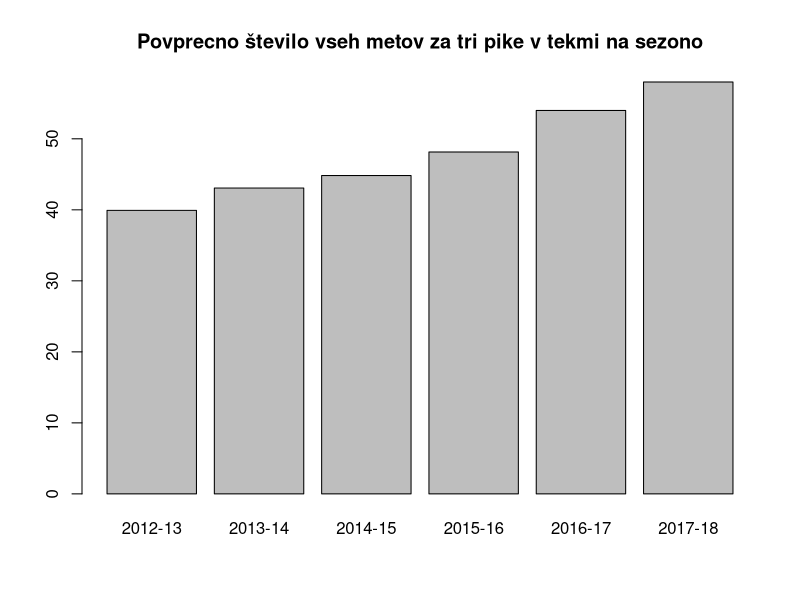
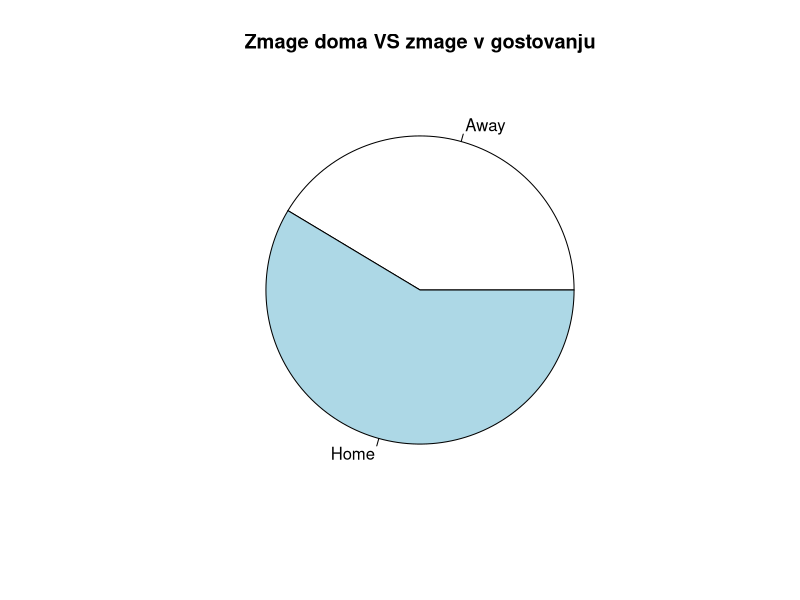
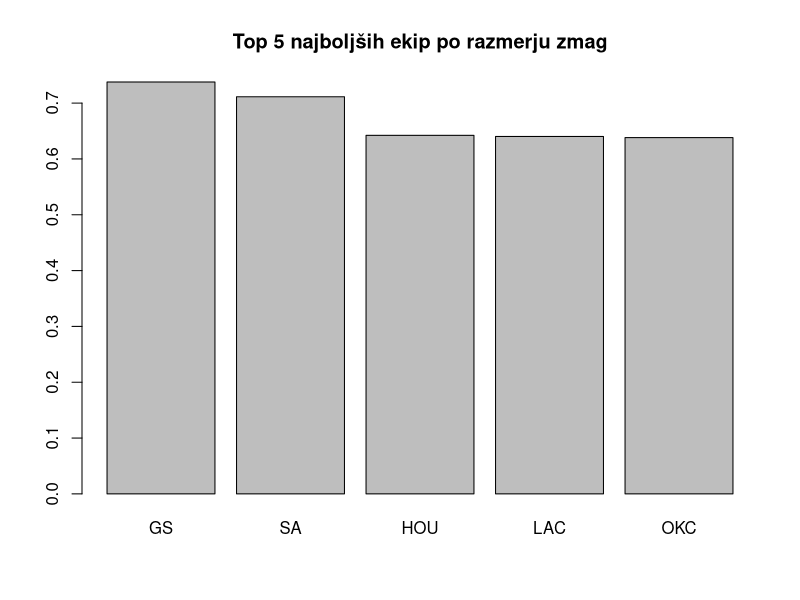
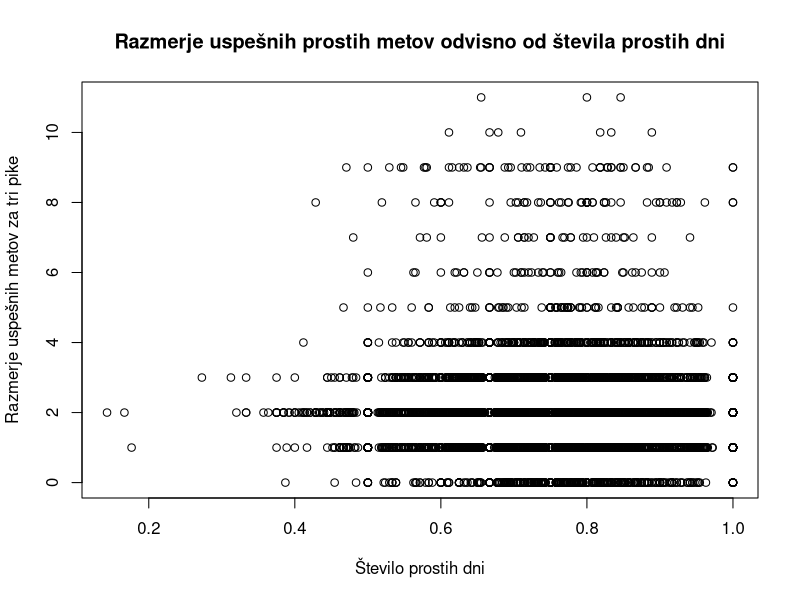

Recreate these plots in R, in order.



setwd("C:/Users/Gal/Documents/FRI/UI/Seminarska/")
md <- read.table(file="nbadata.txt", sep=",", header=TRUE)


SEASONS = unique(md$gmSeason);
TEAMS = unique(c(md$awayAbbr, md$homeAbbr))

# povprecno stevilo metov trojk obeh ekip skupaj na sezono
averageThrees <- vector()
for(season in SEASONS) {
    seasonGames <- md$gmSeason == season;
    averageThrees <- c(averageThrees, mean(md$home3PA[seasonGames] + md$away3PA[seasonGames]));
}
barplot(averageThrees, names=SEASONS, main="Povprecno število vseh metov za tri pike v tekmi na sezono");

# stevilo zmag home ekip vs stevilo zmag away ekip
homeWins = table(md$homePTS > md$awayPTS);
pie(homeWins, labels=c("Away", "Home"), main="Zmage doma VS zmage v gostovanju");


# najboljsa ekipa po razmerju zmag
winRatioByTeam = list();
for (team in TEAMS) {
    homeGames <- md$homeAbbr == team;
    awayGames <- md$awayAbbr == team;
    homeWins <- md$homePTS[homeGames] > md$awayPTS[homeGames];
    awayWins <- md$homePTS[awayGames] < md$awayPTS[awayGames];
    totalWins  <- sum(homeWins) + sum(awayWins);
    totalGames <- sum(homeGames) + sum(awayGames);
    ratio <- totalWins / totalGames;
    winRatioByTeam[[team]] <- ratio;
}
winRatioByTeam <- sort(unlist(winRatioByTeam), decreasing=TRUE);
barplot(winRatioByTeam[1:5], names=names(winRatioByTeam)[1:5], main="Top 5 najboljših ekip po razmerju zmag");

homeFreeShotSuccessRatio = md$homeFTM / md$homeFTA;
awayFreeShotSuccessRatio = md$awayFTM / md$awayFTA;
totalFreeShotSuccessRatio = append(homeFreeShotSuccessRatio, awayFreeShotSuccessRatio);
daysOff = append(md$homeDayOff, md$awayDayOff);
plot(totalFreeShotSuccessRatio,daysOff, main="Razmerje uspešnih prostih metov odvisno od števila prostih dni", xlab="Število prostih dni", ylab="Razmerje uspešnih metov za tri pike");



md <- md[order(md$gmDate),]

train <- md[1:round(0.7*nrow(md)),]
test <- md[-(1:round(0.7*nrow(md))),]

# Damo namesto absolutno stevilo metov v procente uspesnih?
# convert successful points to percentages
train$homePTS <- train$homePTS / train$homeFGA;
train$homeFGA <- NULL;
train$awayPTS <- train$awayPTS / train$awayFGA;
train$awayFGA <- NULL;
# convert successful free throws to percentages
train$homeFTM <- train$homeFTM / train$homeFTA;
train$homeFTA <- NULL;
train$awayFTM <- train$awayFTM / train$awayFTA;
train$awayFTA <- NULL;
# convert successful three pointers to percentages
train$home3PM <- train$home3PM / train$home3PA;
train$home3PA <- NULL;
train$away3PM <- train$away3PM / train$away3PA;
train$away3PA <- NULL;
# convert successful two pointers to percentages
train$home2PM <- train$home2PM / train$home2PA;
train$home2PA <- NULL;
train$away2PM <- train$away2PM / train$away2PA;
train$away2PA <- NULL;
summary(train)



